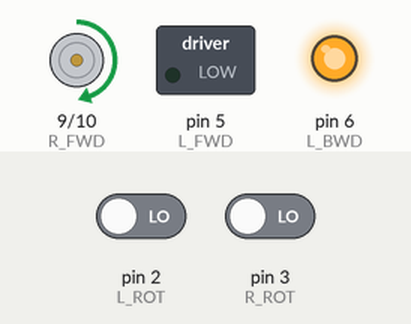
The program below on a simulated Arduino Nano, built with avr-gcc and run on an emulated ATmega328P. Parts: motor-driver pin pairs drawn as motors (green arrow = first pin HIGH = forward, orange = second pin HIGH = backward, longer = more drive), switched loads named in the program (green lamp = pin HIGH), output pins drawn as LEDs (lit = HIGH). The test bench sets the inputs (shaded band); at power-on: pin 2 (L_ROT) LOW, pin 3 (R_ROT) LOW.

Above: at 0.1 s.
Timing chart, 0 to 1.6 s (numbered marks = the images above):
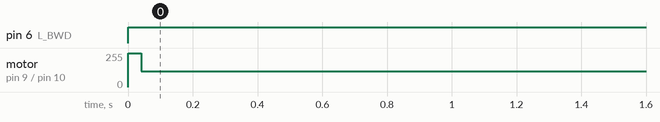

Measured:
- by itself, pin 6 (L_BWD): LOW → HIGH at 0.00 s
- by itself, motor on pin 9 (R_FWD) / pin 10 (R_BWD): stopped → forward 117/255 at 0.00 s

The program:

main.cpp
```cpp
#include <Arduino.h>

//function definitions

void driveRot(float rotationsToDrive);
void leftSensorPulse();
void rightSensorPulse();

float getRpmLeft();
float getRpmRight();

void drive(int speedPercent, int steerPercent = 0, float numRotations = 0);
void setMotorSpeed(int leftSpeed, int rightSpeed);

void driveBySensors(byte speed);

// Motor pins
#define L_FWD 5 // Left motor forward pin
#define R_FWD 9 // Right motor forward pin
#define L_BWD 6 // Left motor backward pin
#define R_BWD 10 // Right motor backward pin
#define L_ROT 2 // Left rotation sensor pin
#define R_ROT 3 // Right rotation sensor pin

#define PULSES_PER_REVOLUTION 20 // Number of pulses the rotation sensor outputs per revolution
#define STEERING_ADJUSTMENT -2 // Used to balance the speed

volatile unsigned int _leftPulses; //number of pulses counted by the left rotation sensor
volatile unsigned int _rightPulses; //number of pulses counted by the right rotation sensor

int _currentLeftSpeed = 0; //current speed of the left motor
int _currentRightSpeed = 0; //current speed of the right motor

void setup() {
  // Initialize serial communication for debuging
  Serial.begin(9600);

  //begin the interrupt functions to count the rotations
  attachInterrupt(digitalPinToInterrupt(L_ROT), leftSensorPulse, RISING);
  attachInterrupt(digitalPinToInterrupt(R_ROT), rightSensorPulse, RISING);

  //set the motor pins
  pinMode(L_FWD, OUTPUT);
  pinMode(R_FWD, OUTPUT);
  pinMode(L_BWD, OUTPUT);
  pinMode(R_BWD, OUTPUT);
  pinMode(L_ROT, INPUT);
  pinMode(R_ROT, INPUT);

  //reset pins
  digitalWrite(L_FWD, LOW);
  digitalWrite(R_FWD, LOW);
  digitalWrite(L_BWD, LOW);
  digitalWrite(R_BWD, LOW);
}

void loop() {
  drive(-100, 75, 0.5); // forward a bit
  while(true)
  {

  }
}

//function for easy controll of the robot movement
//speedPercent: -100 to 100, steerPercent: -100 to 100, numRotations: 0 to inf
void drive(int speedPercent, int steerPercent = 0, float numRotations = 0)
{
  // Constrain the values to prevent errrors
  speedPercent = constrain(speedPercent, -100, 100);
  steerPercent = constrain(steerPercent + STEERING_ADJUSTMENT, -100, 100);
  numRotations = abs(numRotations);

  // Adjust speed based on steerPercent
  float leftSteerAdjustment = steerPercent < 0 ? -0.02 * -steerPercent + 1 : 1;
  float rightSteerAdjustment = steerPercent > 0 ? -0.02 * steerPercent + 1 : 1;
  int speedLeft = constrain((speedPercent * leftSteerAdjustment) * 2.55, -255, 255);
  int speedRight = constrain((speedPercent * rightSteerAdjustment) * 2.55, -255, 255);

  // Apply the motor speed
  setMotorSpeed(speedLeft, speedRight);

  // If rotations are specified drive the robot for the specified number of rotations
  if(numRotations != 0)
  {
    unsigned int startPulses = (steerPercent < 0 ? _rightPulses : _leftPulses);
    unsigned int targetPulses = startPulses + numRotations * PULSES_PER_REVOLUTION;
    while((steerPercent < 0 ? _rightPulses : _leftPulses) <= targetPulses)
    {

    }
    // Stop if the rotations are reached
    setMotorSpeed(0, 0);
  }
}

// Function for easy setting the motor speed
// leftSpeed: -255 to 255, rightSpeed: -255 to 255
// Does apply an initial boost to alow the motor to start
void setMotorSpeed(int leftSpeed, int rightSpeed)
{
  // Constrain the values to prevent errors
  leftSpeed = constrain(leftSpeed, -255, 255);
  rightSpeed = constrain(rightSpeed, -255, 255);

  // Disable the power for the oposite
  analogWrite(leftSpeed < 0 ? L_FWD : L_BWD, 0);
  analogWrite(rightSpeed < 0 ? R_FWD : R_BWD, 0);
  // Provide a spped boost for the motor to start
  if(leftSpeed != 0 && leftSpeed < 128 && _currentLeftSpeed != leftSpeed) analogWrite(leftSpeed < 0 ? L_BWD : L_FWD, 255);
  if(rightSpeed != 0 && rightSpeed < 128 && _currentRightSpeed != rightSpeed) analogWrite(rightSpeed < 0 ? R_BWD : R_FWD, 255);
  delay(40);

  // Set the speed
  analogWrite(leftSpeed < 0 ? L_BWD : L_FWD, abs(leftSpeed));
  analogWrite(rightSpeed < 0 ? R_BWD : R_FWD, abs(rightSpeed));

  // Store the current speed for future refference
  _currentLeftSpeed = leftSpeed;
  _currentRightSpeed = rightSpeed;
}

// Interrupt function for counting the left rotation sensor pulses
void leftSensorPulse() {
  _leftPulses++;
}

// Interrupt function for counting the right rotation sensor pulses
void rightSensorPulse() {
  _rightPulses++;
}
```
